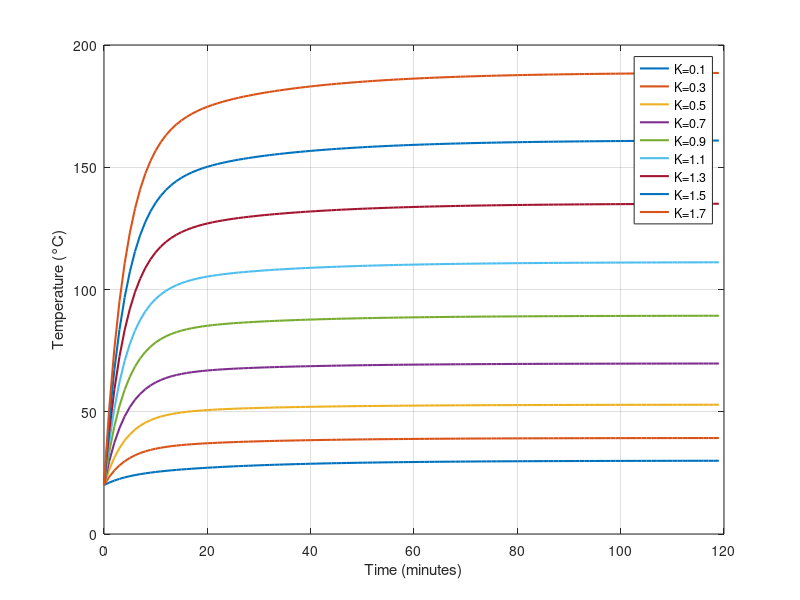
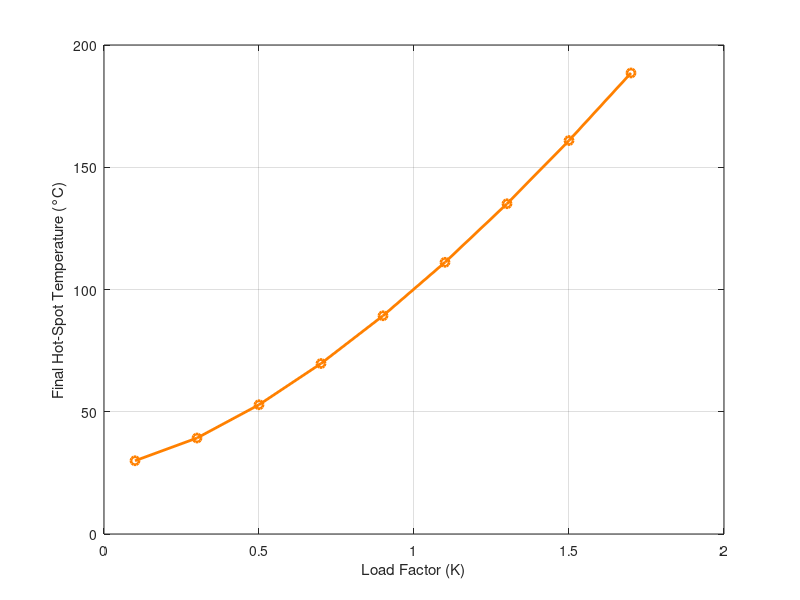

Write the MATLAB code that produced these figures, in order.
clc; clear; close all;

% Constants
delta_theta_or = 45;     % Top-oil temperature rise at rated losses, K
delta_theta_hr = 35;     % Hot-spot-to-top-oil gradient at rated current, K
tao_0 = 150;             % Average oil time constant, min
tao_w = 7;               % Winding time constant, min
R = 8;                   % Ratio of load losses at rated current to no-load losses
x = 0.8;                 % Oil exponent
y = 1.3;                 % Winding exponent
k11 = 0.5;               % Thermal model constant
k21 = 2;                 % Thermal model constant
k22 = 2;                 % Thermal model constant
Tambient = 20;           % Initial ambient temperature set to 20°C (Cold Start)
Dt = 3;                  % Time step, minutes

% Time range
T_total = 120;  % Simulation time (0 to 120 min)
time = (0:1:T_total-1)'; % Time vector (0-120 minutes)

% Define load factors
K_values = 0.1:0.2:1.7;  % Load factor K from 0.1 to 1.9 in steps of 0.2
num_cases = length(K_values);

% Initialize storage variables
TOT_cases = NaN(length(time), num_cases);
HST_cases = NaN(length(time), num_cases);
PU_life_cases = NaN(length(time), num_cases);
LOL_cumulative_cases = NaN(length(time), num_cases);
final_HST = NaN(1, num_cases); % Store final hot-spot temperature for each K

% Run simulations for each K value
for case_num = 1:num_cases
    K = ones(length(time), 1) * K_values(case_num);
    
    % Initialize temperature and life loss variables
    TOT = NaN(length(time), 1);
    HST = NaN(length(time), 1);
    
    % Initial conditions (Cold Start at 20°C)
    TOT(1) = 20;
    HST(1) = 20;
    
    delta_theta_h1 = 0;
    delta_theta_h2 = 0;
    
    % Iteration loop
    for i = 2:length(time)
        D_theta_0 = (Dt / (k11 * tao_0)) * (((1 + K(i)^2 * R) / (1 + R))^x * delta_theta_or - (TOT(i-1) - Tambient));
        TOT(i) = TOT(i-1) + D_theta_0;

        D_delta_theta_h1 = (Dt / (k22 * tao_w)) * (k21 * delta_theta_hr * K(i)^y - delta_theta_h1);
        delta_theta_h1 = delta_theta_h1 + D_delta_theta_h1;

        D_delta_theta_h2 = (Dt / ((1 / k22) * tao_0)) * ((k21 - 1) * delta_theta_hr * K(i)^y - delta_theta_h2);
        delta_theta_h2 = delta_theta_h2 + D_delta_theta_h2;

        delta_theta_h = delta_theta_h1 - delta_theta_h2;
        HST(i) = TOT(i) + delta_theta_h;
    end
    
    % Store results
    TOT_cases(:, case_num) = TOT;
    HST_cases(:, case_num) = HST;
    final_HST(case_num) = HST(end); % Store the final HST value for this K
end

% Plot Hot-Spot Temperature Comparison
figure;
plot(time, HST_cases, 'LineWidth', 1.5);
grid on;
xlabel('Time (minutes)');
ylabel('Temperature (°C)');
legend(arrayfun(@(k) sprintf('K=%.1f', k), K_values, 'UniformOutput', false));
hold off;

% Plot Final Hot-Spot Temperature vs Load Factor
figure;
plot(K_values, final_HST, 'o-', 'LineWidth', 2, 'MarkerSize', 6, 'Color', [1, 0.5, 0]); % Orange color
grid on;
xlabel('Load Factor (K)');
ylabel('Final Hot-Spot Temperature (°C)');
hold off;